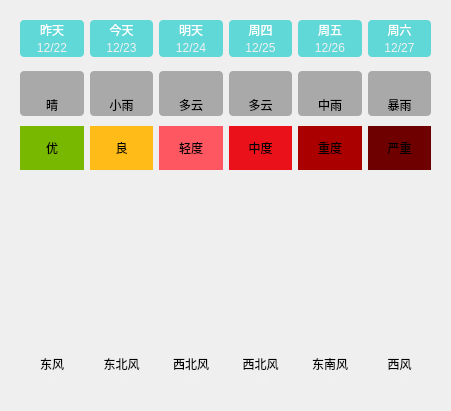
    <widget class="QWidget" name="widget_16" native="true">
     <property name="geometry">
      <rect>
       <x>360</x>
       <y>40</y>
       <width>451</width>
       <height>411</height>
      </rect>
     </property>
     <layout class="QVBoxLayout" name="verticalLayout_17">
      <property name="spacing">
       <number>0</number>
      </property>
      <item>
       <widget class="QWidget" name="widget_17" native="true">
        <property name="styleSheet">
         <string notr="true">QLabel {
	background-color: rgba(0, 200, 200,0.6);
	border-radius: 4px;
	color:rgb(255,255,255);
}</string>
        </property>
        <layout class="QGridLayout" name="gridLayout_6">
         <property name="horizontalSpacing">
          <number>6</number>
         </property>
         <property name="verticalSpacing">
          <number>0</number>
         </property>
         <item row="0" column="0">
          <widget class="QLabel" name="lblWeek0_2">
           <property name="styleSheet">
            <string notr="true">border-bottom-left-radius: 0px;
border-bottom-right-radius: 0px;</string>
           </property>
           <property name="text">
            <string>昨天</string>
           </property>
           <property name="alignment">
            <set>Qt::AlignCenter</set>
           </property>
          </widget>
         </item>
         <item row="0" column="1">
          <widget class="QLabel" name="lblWeek1_2">
           <property name="styleSheet">
            <string notr="true">border-bottom-left-radius: 0px;
border-bottom-right-radius: 0px;</string>
           </property>
           <property name="text">
            <string>今天</string>
           </property>
           <property name="alignment">
            <set>Qt::AlignCenter</set>
           </property>
          </widget>
         </item>
         <item row="0" column="2">
          <widget class="QLabel" name="lblWeek2_2">
           <property name="styleSheet">
            <string notr="true">border-bottom-left-radius: 0px;
border-bottom-right-radius: 0px;</string>
           </property>
           <property name="text">
            <string>明天</string>
           </property>
           <property name="alignment">
            <set>Qt::AlignCenter</set>
           </property>
          </widget>
         </item>
         <item row="0" column="3">
          <widget class="QLabel" name="lblWeek3_2">
           <property name="styleSheet">
            <string notr="true">border-bottom-left-radius: 0px;
border-bottom-right-radius: 0px;</string>
           </property>
           <property name="text">
            <string>周四</string>
           </property>
           <property name="alignment">
            <set>Qt::AlignCenter</set>
           </property>
          </widget>
         </item>
         <item row="0" column="4">
          <widget class="QLabel" name="lblWeek4_2">
           <property name="styleSheet">
            <string notr="true">border-bottom-left-radius: 0px;
border-bottom-right-radius: 0px;</string>
           </property>
           <property name="text">
            <string>周五</string>
           </property>
           <property name="alignment">
            <set>Qt::AlignCenter</set>
           </property>
          </widget>
         </item>
         <item row="0" column="5">
          <widget class="QLabel" name="lblWeek5_2">
           <property name="styleSheet">
            <string notr="true">border-bottom-left-radius: 0px;
border-bottom-right-radius: 0px;</string>
           </property>
           <property name="text">
            <string>周六</string>
           </property>
           <property name="alignment">
            <set>Qt::AlignCenter</set>
           </property>
          </widget>
         </item>
         <item row="1" column="0">
          <widget class="QLabel" name="lblDate0_2">
           <property name="styleSheet">
            <string notr="true">border-top-left-radius: 0px;
border-top-right-radius: 0px;
color: rgb(240, 240, 240);</string>
           </property>
           <property name="text">
            <string>12/22</string>
           </property>
           <property name="alignment">
            <set>Qt::AlignCenter</set>
           </property>
          </widget>
         </item>
         <item row="1" column="1">
          <widget class="QLabel" name="lblDate1_2">
           <property name="styleSheet">
            <string notr="true">border-top-left-radius: 0px;
border-top-right-radius: 0px;
color: rgb(240, 240, 240);</string>
           </property>
           <property name="text">
            <string>12/23</string>
           </property>
           <property name="alignment">
            <set>Qt::AlignCenter</set>
           </property>
          </widget>
         </item>
         <item row="1" column="2">
          <widget class="QLabel" name="lblDate2_2">
           <property name="styleSheet">
            <string notr="true">border-top-left-radius: 0px;
border-top-right-radius: 0px;
color: rgb(240, 240, 240);</string>
           </property>
           <property name="text">
            <string>12/24</string>
           </property>
           <property name="alignment">
            <set>Qt::AlignCenter</set>
           </property>
          </widget>
         </item>
         <item row="1" column="3">
          <widget class="QLabel" name="lblDate3_2">
           <property name="styleSheet">
            <string notr="true">border-top-left-radius: 0px;
border-top-right-radius: 0px;
color: rgb(240, 240, 240);</string>
           </property>
           <property name="text">
            <string>12/25</string>
           </property>
           <property name="alignment">
            <set>Qt::AlignCenter</set>
           </property>
          </widget>
         </item>
         <item row="1" column="4">
          <widget class="QLabel" name="lblDate4_2">
           <property name="styleSheet">
            <string notr="true">border-top-left-radius: 0px;
border-top-right-radius: 0px;
color: rgb(240, 240, 240);</string>
           </property>
           <property name="text">
            <string>12/26</string>
           </property>
           <property name="alignment">
            <set>Qt::AlignCenter</set>
           </property>
          </widget>
         </item>
         <item row="1" column="5">
          <widget class="QLabel" name="lblDate5_2">
           <property name="styleSheet">
            <string notr="true">border-top-left-radius: 0px;
border-top-right-radius: 0px;
color: rgb(240, 240, 240);</string>
           </property>
           <property name="text">
            <string>12/27</string>
           </property>
           <property name="alignment">
            <set>Qt::AlignCenter</set>
           </property>
          </widget>
         </item>
        </layout>
       </widget>
      </item>
      <item>
       <widget class="QWidget" name="widget_18" native="true">
        <property name="styleSheet">
         <string notr="true">QLabel {
	background-color: rgba(60, 60, 60, 100);
	border-radius: 4px;
}</string>
        </property>
        <layout class="QGridLayout" name="gridLayout_7">
         <property name="topMargin">
          <number>5</number>
         </property>
         <property name="bottomMargin">
          <number>5</number>
         </property>
         <property name="verticalSpacing">
          <number>0</number>
         </property>
         <item row="0" column="3">
          <widget class="QLabel" name="lblTypeIcon3_2">
           <property name="styleSheet">
            <string notr="true">border-bottom-left-radius: 0px;
border-bottom-right-radius: 0px;</string>
           </property>
           <property name="text">
            <string/>
           </property>
           <property name="pixmap">
            <pixmap>:/res/type/DuoYun.png</pixmap>
           </property>
           <property name="alignment">
            <set>Qt::AlignCenter</set>
           </property>
          </widget>
         </item>
         <item row="0" column="0">
          <widget class="QLabel" name="lblTypeIcon0_2">
           <property name="enabled">
            <bool>true</bool>
           </property>
           <property name="minimumSize">
            <size>
             <width>0</width>
             <height>0</height>
            </size>
           </property>
           <property name="maximumSize">
            <size>
             <width>1000</width>
             <height>1000</height>
            </size>
           </property>
           <property name="styleSheet">
            <string notr="true">border-bottom-left-radius: 0px;
border-bottom-right-radius: 0px;</string>
           </property>
           <property name="text">
            <string/>
           </property>
           <property name="alignment">
            <set>Qt::AlignCenter</set>
           </property>
          </widget>
         </item>
         <item row="0" column="2">
          <widget class="QLabel" name="lblTypeIcon2_2">
           <property name="styleSheet">
            <string notr="true">border-bottom-left-radius: 0px;
border-bottom-right-radius: 0px;</string>
           </property>
           <property name="text">
            <string/>
           </property>
           <property name="pixmap">
            <pixmap>:/res/type/DuoYun.png</pixmap>
           </property>
           <property name="alignment">
            <set>Qt::AlignCenter</set>
           </property>
          </widget>
         </item>
         <item row="1" column="0">
          <widget class="QLabel" name="lblType0_2">
           <property name="styleSheet">
            <string notr="true">border-top-left-radius: 0px;
border-top-right-radius: 0px;</string>
           </property>
           <property name="text">
            <string>晴</string>
           </property>
           <property name="alignment">
            <set>Qt::AlignCenter</set>
           </property>
          </widget>
         </item>
         <item row="1" column="3">
          <widget class="QLabel" name="lblType3_2">
           <property name="styleSheet">
            <string notr="true">border-top-left-radius: 0px;
border-top-right-radius: 0px;</string>
           </property>
           <property name="text">
            <string>多云</string>
           </property>
           <property name="alignment">
            <set>Qt::AlignCenter</set>
           </property>
          </widget>
         </item>
         <item row="0" column="5">
          <widget class="QLabel" name="lblTypeIcon5_2">
           <property name="styleSheet">
            <string notr="true">border-bottom-left-radius: 0px;
border-bottom-right-radius: 0px;</string>
           </property>
           <property name="text">
            <string/>
           </property>
           <property name="pixmap">
            <pixmap>:/res/type/BaoYu.png</pixmap>
           </property>
           <property name="alignment">
            <set>Qt::AlignCenter</set>
           </property>
          </widget>
         </item>
         <item row="1" column="5">
          <widget class="QLabel" name="lblType5_2">
           <property name="styleSheet">
            <string notr="true">border-top-left-radius: 0px;
border-top-right-radius: 0px;</string>
           </property>
           <property name="text">
            <string>暴雨</string>
           </property>
           <property name="alignment">
            <set>Qt::AlignCenter</set>
           </property>
          </widget>
         </item>
         <item row="1" column="4">
          <widget class="QLabel" name="lblType4_2">
           <property name="styleSheet">
            <string notr="true">border-top-left-radius: 0px;
border-top-right-radius: 0px;</string>
           </property>
           <property name="text">
            <string>中雨</string>
           </property>
           <property name="alignment">
            <set>Qt::AlignCenter</set>
           </property>
          </widget>
         </item>
         <item row="0" column="1">
          <widget class="QLabel" name="lblTypeIcon1_2">
           <property name="styleSheet">
            <string notr="true">border-bottom-left-radius: 0px;
border-bottom-right-radius: 0px;</string>
           </property>
           <property name="text">
            <string/>
           </property>
           <property name="alignment">
            <set>Qt::AlignCenter</set>
           </property>
          </widget>
         </item>
         <item row="1" column="2">
          <widget class="QLabel" name="lblType2_2">
           <property name="styleSheet">
            <string notr="true">border-top-left-radius: 0px;
border-top-right-radius: 0px;</string>
           </property>
           <property name="text">
            <string>多云</string>
           </property>
           <property name="alignment">
            <set>Qt::AlignCenter</set>
           </property>
          </widget>
         </item>
         <item row="0" column="4">
          <widget class="QLabel" name="lblTypeIcon4_2">
           <property name="styleSheet">
            <string notr="true">border-bottom-left-radius: 0px;
border-bottom-right-radius: 0px;</string>
           </property>
           <property name="text">
            <string/>
           </property>
           <property name="pixmap">
            <pixmap>:/res/type/ZhongYu.png</pixmap>
           </property>
           <property name="alignment">
            <set>Qt::AlignCenter</set>
           </property>
          </widget>
         </item>
         <item row="1" column="1">
          <widget class="QLabel" name="lblType1_2">
           <property name="styleSheet">
            <string notr="true">border-top-left-radius: 0px;
border-top-right-radius: 0px;</string>
           </property>
           <property name="text">
            <string>小雨</string>
           </property>
           <property name="alignment">
            <set>Qt::AlignCenter</set>
           </property>
          </widget>
         </item>
        </layout>
       </widget>
      </item>
      <item>
       <widget class="QWidget" name="widget_19" native="true">
        <layout class="QHBoxLayout" name="horizontalLayout_20">
         <property name="topMargin">
          <number>5</number>
         </property>
         <property name="bottomMargin">
          <number>5</number>
         </property>
         <item>
          <widget class="QLabel" name="lblQuality0_2">
           <property name="styleSheet">
            <string notr="true">background-color: rgb(121, 184, 0);
padding:8px;</string>
           </property>
           <property name="text">
            <string>优</string>
           </property>
           <property name="alignment">
            <set>Qt::AlignCenter</set>
           </property>
          </widget>
         </item>
         <item>
          <widget class="QLabel" name="lblQuality1_2">
           <property name="styleSheet">
            <string notr="true">background-color: rgb(255, 187, 23);</string>
           </property>
           <property name="text">
            <string>良</string>
           </property>
           <property name="alignment">
            <set>Qt::AlignCenter</set>
           </property>
          </widget>
         </item>
         <item>
          <widget class="QLabel" name="lblQuality2_2">
           <property name="styleSheet">
            <string notr="true">background-color: rgb(255, 87, 97);</string>
           </property>
           <property name="text">
            <string>轻度</string>
           </property>
           <property name="alignment">
            <set>Qt::AlignCenter</set>
           </property>
          </widget>
         </item>
         <item>
          <widget class="QLabel" name="lblQuality3_2">
           <property name="styleSheet">
            <string notr="true">background-color: rgb(235, 17, 27);</string>
           </property>
           <property name="text">
            <string>中度</string>
           </property>
           <property name="alignment">
            <set>Qt::AlignCenter</set>
           </property>
          </widget>
         </item>
         <item>
          <widget class="QLabel" name="lblQuality4_2">
           <property name="styleSheet">
            <string notr="true">background-color: rgb(170, 0, 0);</string>
           </property>
           <property name="text">
            <string>重度</string>
           </property>
           <property name="alignment">
            <set>Qt::AlignCenter</set>
           </property>
          </widget>
         </item>
         <item>
          <widget class="QLabel" name="lblQuality5_2">
           <property name="styleSheet">
            <string notr="true">background-color: rgb(110, 0, 0);</string>
           </property>
           <property name="text">
            <string>严重</string>
           </property>
           <property name="alignment">
            <set>Qt::AlignCenter</set>
           </property>
          </widget>
         </item>
        </layout>
       </widget>
      </item>
      <item>
       <widget class="QWidget" name="widget_20" native="true">
        <layout class="QVBoxLayout" name="verticalLayout_18">
         <property name="spacing">
          <number>0</number>
         </property>
         <property name="topMargin">
          <number>5</number>
         </property>
         <property name="bottomMargin">
          <number>5</number>
         </property>
         <item>
          <widget class="QLabel" name="lblHighCurve_2">
           <property name="minimumSize">
            <size>
             <width>0</width>
             <height>80</height>
            </size>
           </property>
           <property name="maximumSize">
            <size>
             <width>10000</width>
             <height>10000</height>
            </size>
           </property>
           <property name="styleSheet">
            <string notr="true">border-bottom-left-radius: 0px;
border-bottom-right-radius: 0px;</string>
           </property>
           <property name="text">
            <string/>
           </property>
           <property name="alignment">
            <set>Qt::AlignCenter</set>
           </property>
          </widget>
         </item>
         <item>
          <widget class="QLabel" name="lblLowCurve_2">
           <property name="minimumSize">
            <size>
             <width>0</width>
             <height>80</height>
            </size>
           </property>
           <property name="maximumSize">
            <size>
             <width>10000</width>
             <height>10000</height>
            </size>
           </property>
           <property name="styleSheet">
            <string notr="true">border-top-left-radius: 0px;
border-top-right-radius: 0px;</string>
           </property>
           <property name="text">
            <string/>
           </property>
           <property name="alignment">
            <set>Qt::AlignCenter</set>
           </property>
          </widget>
         </item>
        </layout>
       </widget>
      </item>
      <item>
       <widget class="QWidget" name="widget_21" native="true">
        <layout class="QGridLayout" name="gridLayout_8">
         <property name="verticalSpacing">
          <number>0</number>
         </property>
         <item row="0" column="0">
          <widget class="QLabel" name="lblFx0_2">
           <property name="styleSheet">
            <string notr="true">border-bottom-left-radius: 0px;
border-bottom-right-radius: 0px;</string>
           </property>
           <property name="text">
            <string>东风</string>
           </property>
           <property name="alignment">
            <set>Qt::AlignCenter</set>
           </property>
          </widget>
         </item>
         <item row="0" column="1">
          <widget class="QLabel" name="lblFx1_2">
           <property name="styleSheet">
            <string notr="true">border-bottom-left-radius: 0px;
border-bottom-right-radius: 0px;</string>
           </property>
           <property name="text">
            <string>东北风</string>
           </property>
           <property name="alignment">
            <set>Qt::AlignCenter</set>
           </property>
          </widget>
         </item>
         <item row="0" column="2">
          <widget class="QLabel" name="lblFx2_2">
           <property name="styleSheet">
            <string notr="true">border-bottom-left-radius: 0px;
border-bottom-right-radius: 0px;</string>
           </property>
           <property name="text">
            <string>西北风</string>
           </property>
           <property name="alignment">
            <set>Qt::AlignCenter</set>
           </property>
          </widget>
         </item>
         <item row="0" column="3">
          <widget class="QLabel" name="lblFx3_2">
           <property name="styleSheet">
            <string notr="true">border-bottom-left-radius: 0px;
border-bottom-right-radius: 0px;</string>
           </property>
           <property name="text">
            <string>西北风</string>
           </property>
           <property name="alignment">
            <set>Qt::AlignCenter</set>
           </property>
          </widget>
         </item>
         <item row="0" column="4">
          <widget class="QLabel" name="lblFx4_2">
           <property name="styleSheet">
            <string notr="true">border-bottom-left-radius: 0px;
border-bottom-right-radius: 0px;</string>
           </property>
           <property name="text">
            <string>东南风</string>
           </property>
           <property name="alignment">
            <set>Qt::AlignCenter</set>
           </property>
          </widget>
         </item>
         <item row="0" column="5">
          <widget class="QLabel" name="lblFx5_2">
           <property name="styleSheet">
            <string notr="true">border-bottom-left-radius: 0px;
border-bottom-right-radius: 0px;</string>
           </property>
           <property name="text">
            <string>西风</string>
           </property>
           <property name="alignment">
            <set>Qt::AlignCenter</set>
           </property>
          </widget>
         </item>
         <item row="1" column="0">
          <widget class="QLabel" name="lblFl0_2">
           <property name="styleSheet">
            <string notr="true">border-top-left-radius: 0px;
border-top-right-radius: 0px;
color: rgb(240, 240, 240);</string>
           </property>
           <property name="text">
            <string>2级</string>
           </property>
           <property name="alignment">
            <set>Qt::AlignCenter</set>
           </property>
          </widget>
         </item>
         <item row="1" column="1">
          <widget class="QLabel" name="lblFl1_2">
           <property name="styleSheet">
            <string notr="true">border-top-left-radius: 0px;
border-top-right-radius: 0px;
color: rgb(240, 240, 240);</string>
           </property>
           <property name="text">
            <string>3级</string>
           </property>
           <property name="alignment">
            <set>Qt::AlignCenter</set>
           </property>
          </widget>
         </item>
         <item row="1" column="2">
          <widget class="QLabel" name="lblFl2_2">
           <property name="styleSheet">
            <string notr="true">border-top-left-radius: 0px;
border-top-right-radius: 0px;
color: rgb(240, 240, 240);</string>
           </property>
           <property name="text">
            <string>2级</string>
           </property>
           <property name="alignment">
            <set>Qt::AlignCenter</set>
           </property>
          </widget>
         </item>
         <item row="1" column="3">
          <widget class="QLabel" name="lblFl3_2">
           <property name="styleSheet">
            <string notr="true">border-top-left-radius: 0px;
border-top-right-radius: 0px;
color: rgb(240, 240, 240);</string>
           </property>
           <property name="text">
            <string>1级</string>
           </property>
           <property name="alignment">
            <set>Qt::AlignCenter</set>
           </property>
          </widget>
         </item>
         <item row="1" column="4">
          <widget class="QLabel" name="lblFl4_2">
           <property name="styleSheet">
            <string notr="true">border-top-left-radius: 0px;
border-top-right-radius: 0px;
color: rgb(240, 240, 240);</string>
           </property>
           <property name="text">
            <string>2级</string>
           </property>
           <property name="alignment">
            <set>Qt::AlignCenter</set>
           </property>
          </widget>
         </item>
         <item row="1" column="5">
          <widget class="QLabel" name="lblFl5_2">
           <property name="styleSheet">
            <string notr="true">border-top-left-radius: 0px;
border-top-right-radius: 0px;
color: rgb(240, 240, 240);</string>
           </property>
           <property name="text">
            <string>2级</string>
           </property>
           <property name="alignment">
            <set>Qt::AlignCenter</set>
           </property>
          </widget>
         </item>
        </layout>
       </widget>
      </item>
     </layout>
    </widget>
